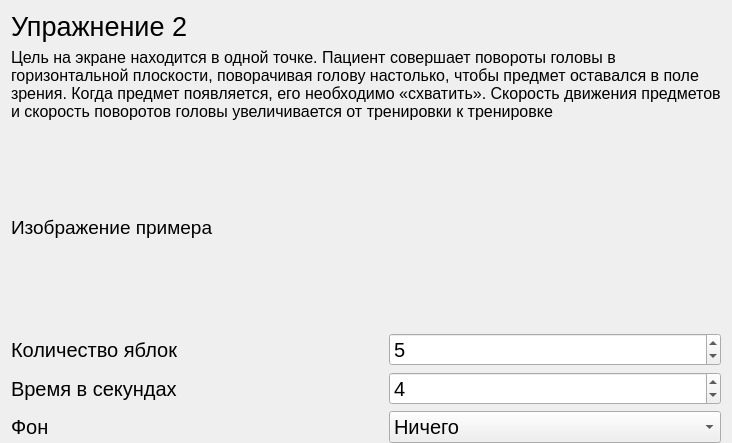
               <widget class="QWidget" name="page_ex2">
                <property name="enabled">
                 <bool>true</bool>
                </property>
                <layout class="QVBoxLayout" name="verticalLayout_6">
                 <property name="bottomMargin">
                  <number>0</number>
                 </property>
                 <item>
                  <widget class="QLabel" name="label_4">
                   <property name="font">
                    <font>
                     <pointsize>20</pointsize>
                    </font>
                   </property>
                   <property name="text">
                    <string>Упражнение 2</string>
                   </property>
                  </widget>
                 </item>
                 <item>
                  <spacer name="verticalSpacer_11">
                   <property name="orientation">
                    <enum>Qt::Vertical</enum>
                   </property>
                   <property name="sizeType">
                    <enum>QSizePolicy::Preferred</enum>
                   </property>
                   <property name="sizeHint" stdset="0">
                    <size>
                     <width>20</width>
                     <height>40</height>
                    </size>
                   </property>
                  </spacer>
                 </item>
                 <item>
                  <widget class="QLabel" name="label_9">
                   <property name="sizePolicy">
                    <sizepolicy hsizetype="Expanding" vsizetype="Minimum">
                     <horstretch>0</horstretch>
                     <verstretch>0</verstretch>
                    </sizepolicy>
                   </property>
                   <property name="font">
                    <font>
                     <pointsize>12</pointsize>
                    </font>
                   </property>
                   <property name="text">
                    <string>Цель на экране находится в одной точке. Пациент совершает повороты головы в горизонтальной плоскости, поворачивая голову настолько, чтобы предмет оставался в поле зрения. Когда предмет появляется, его необходимо «схватить». Скорость движения предметов и скорость поворотов головы увеличивается от тренировки к тренировке</string>
                   </property>
                   <property name="wordWrap">
                    <bool>true</bool>
                   </property>
                  </widget>
                 </item>
                 <item>
                  <spacer name="verticalSpacer_10">
                   <property name="orientation">
                    <enum>Qt::Vertical</enum>
                   </property>
                   <property name="sizeType">
                    <enum>QSizePolicy::Preferred</enum>
                   </property>
                   <property name="sizeHint" stdset="0">
                    <size>
                     <width>20</width>
                     <height>100</height>
                    </size>
                   </property>
                  </spacer>
                 </item>
                 <item>
                  <widget class="QLabel" name="lable_apple_example_img_2">
                   <property name="sizePolicy">
                    <sizepolicy hsizetype="Ignored" vsizetype="Ignored">
                     <horstretch>0</horstretch>
                     <verstretch>160</verstretch>
                    </sizepolicy>
                   </property>
                   <property name="minimumSize">
                    <size>
                     <width>300</width>
                     <height>200</height>
                    </size>
                   </property>
                   <property name="font">
                    <font>
                     <pointsize>14</pointsize>
                    </font>
                   </property>
                   <property name="text">
                    <string>Изображение примера</string>
                   </property>
                   <property name="scaledContents">
                    <bool>true</bool>
                   </property>
                  </widget>
                 </item>
                 <item>
                  <spacer name="verticalSpacer_5">
                   <property name="orientation">
                    <enum>Qt::Vertical</enum>
                   </property>
                   <property name="sizeType">
                    <enum>QSizePolicy::Preferred</enum>
                   </property>
                   <property name="sizeHint" stdset="0">
                    <size>
                     <width>20</width>
                     <height>40</height>
                    </size>
                   </property>
                  </spacer>
                 </item>
                 <item>
                  <layout class="QHBoxLayout" name="horizontalLayout_10">
                   <item>
                    <widget class="QLabel" name="label_8">
                     <property name="font">
                      <font>
                       <pointsize>15</pointsize>
                      </font>
                     </property>
                     <property name="text">
                      <string>Количество яблок</string>
                     </property>
                    </widget>
                   </item>
                   <item>
                    <spacer name="horizontalSpacer_8">
                     <property name="orientation">
                      <enum>Qt::Horizontal</enum>
                     </property>
                     <property name="sizeType">
                      <enum>QSizePolicy::Preferred</enum>
                     </property>
                     <property name="sizeHint" stdset="0">
                      <size>
                       <width>40</width>
                       <height>20</height>
                      </size>
                     </property>
                    </spacer>
                   </item>
                   <item>
                    <widget class="QSpinBox" name="spinBox_apple_count_2">
                     <property name="font">
                      <font>
                       <pointsize>15</pointsize>
                      </font>
                     </property>
                     <property name="value">
                      <number>5</number>
                     </property>
                    </widget>
                   </item>
                  </layout>
                 </item>
                 <item>
                  <layout class="QHBoxLayout" name="horizontalLayout_11">
                   <item>
                    <widget class="QLabel" name="label_7">
                     <property name="font">
                      <font>
                       <pointsize>15</pointsize>
                      </font>
                     </property>
                     <property name="text">
                      <string>Время в секундах</string>
                     </property>
                    </widget>
                   </item>
                   <item>
                    <spacer name="horizontalSpacer_9">
                     <property name="orientation">
                      <enum>Qt::Horizontal</enum>
                     </property>
                     <property name="sizeType">
                      <enum>QSizePolicy::Preferred</enum>
                     </property>
                     <property name="sizeHint" stdset="0">
                      <size>
                       <width>40</width>
                       <height>20</height>
                      </size>
                     </property>
                    </spacer>
                   </item>
                   <item>
                    <widget class="QSpinBox" name="spinBox_apple_second_2">
                     <property name="font">
                      <font>
                       <pointsize>15</pointsize>
                      </font>
                     </property>
                     <property name="value">
                      <number>4</number>
                     </property>
                    </widget>
                   </item>
                  </layout>
                 </item>
                 <item>
                  <layout class="QHBoxLayout" name="horizontalLayout_12">
                   <item>
                    <widget class="QLabel" name="label_fon_2">
                     <property name="font">
                      <font>
                       <pointsize>15</pointsize>
                      </font>
                     </property>
                     <property name="text">
                      <string>Фон</string>
                     </property>
                    </widget>
                   </item>
                   <item>
                    <spacer name="horizontalSpacer_10">
                     <property name="orientation">
                      <enum>Qt::Horizontal</enum>
                     </property>
                     <property name="sizeType">
                      <enum>QSizePolicy::Preferred</enum>
                     </property>
                     <property name="sizeHint" stdset="0">
                      <size>
                       <width>40</width>
                       <height>20</height>
                      </size>
                     </property>
                    </spacer>
                   </item>
                   <item>
                    <widget class="QComboBox" name="comboBox_fon_apple_2">
                     <property name="font">
                      <font>
                       <pointsize>15</pointsize>
                      </font>
                     </property>
                     <item>
                      <property name="text">
                       <string>Ничего</string>
                      </property>
                     </item>
                     <item>
                      <property name="text">
                       <string>Снег</string>
                      </property>
                     </item>
                     <item>
                      <property name="text">
                       <string>Дождь</string>
                      </property>
                     </item>
                     <item>
                      <property name="text">
                       <string>Туман</string>
                      </property>
                     </item>
                    </widget>
                   </item>
                  </layout>
                 </item>
                </layout>
               </widget>
